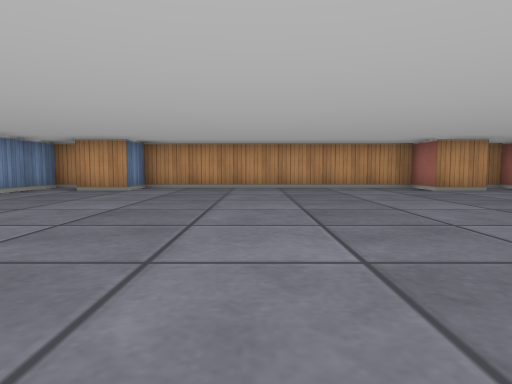
view 1 (above)

17 first-person views from a walk through a cub3D ray-caster map. The camera is about half as high as the walls, tilts 4° down and sees 75° across. The floor is counted in squares. Each view is taken from the middle of a square. On the plan, view 1 faces up. The plan holds only what a view shows up to about 9 squares ahead; the rest is blank.

view 2
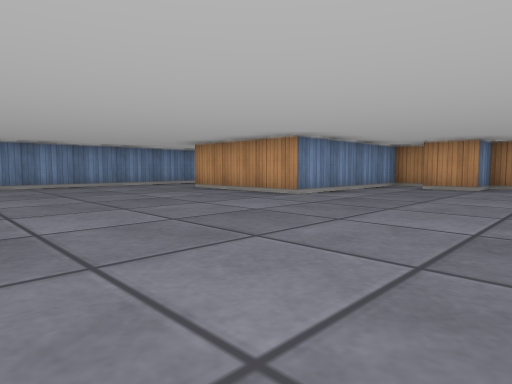

view 3
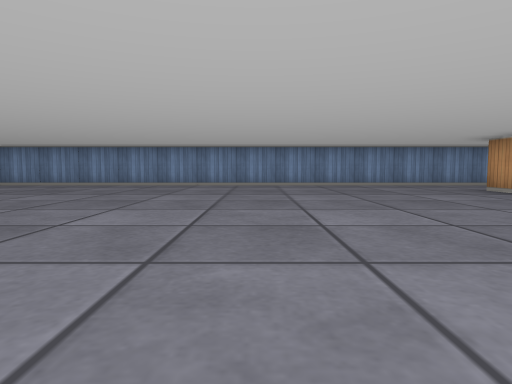

view 4
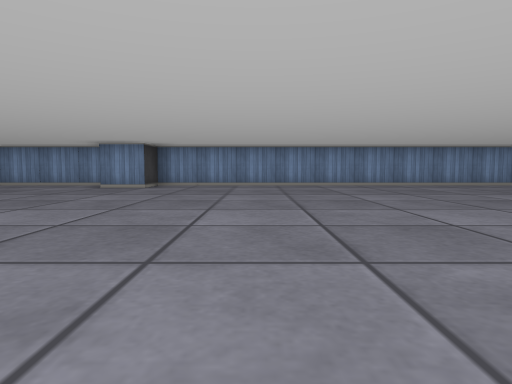

view 5
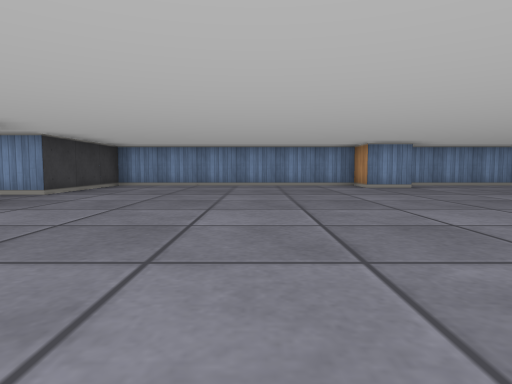

view 6
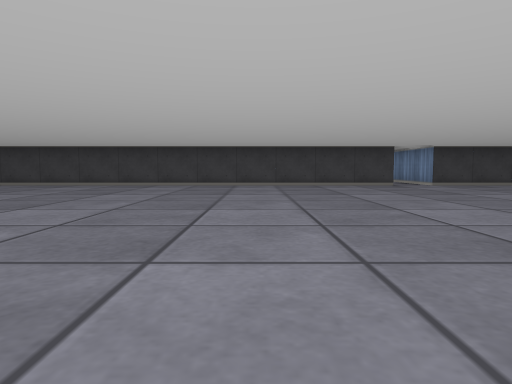

view 7
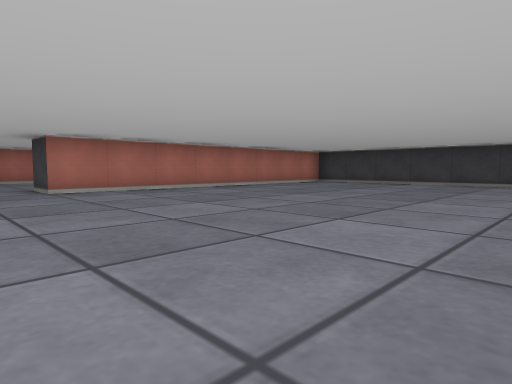

view 8
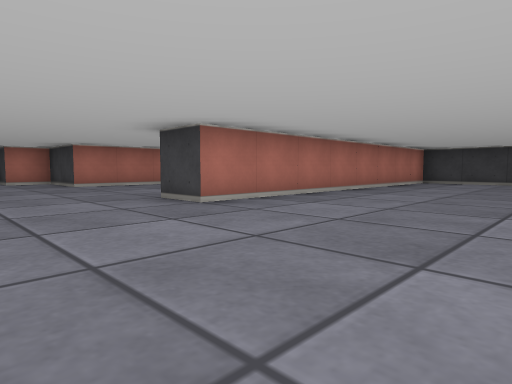

view 9
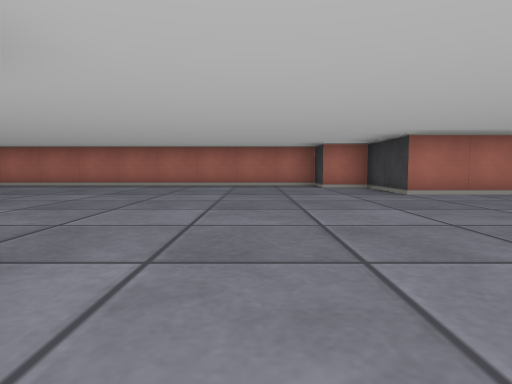

view 10
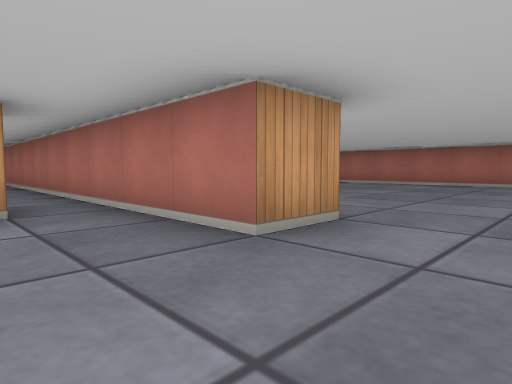

view 11
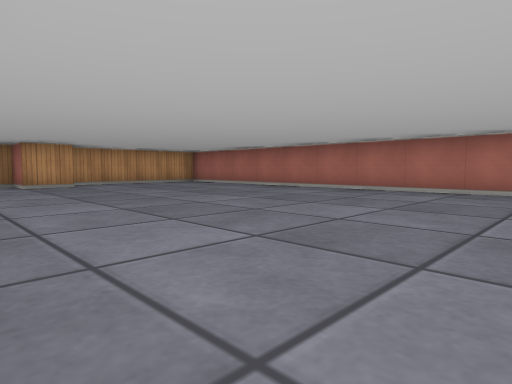

view 12
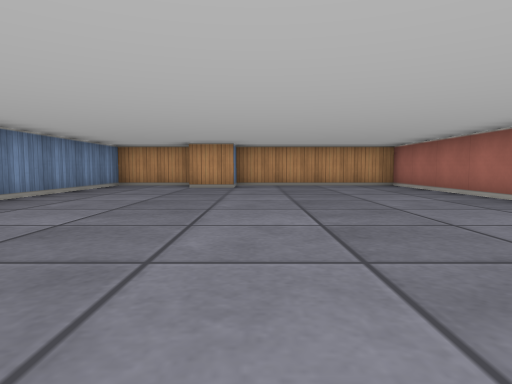

view 13
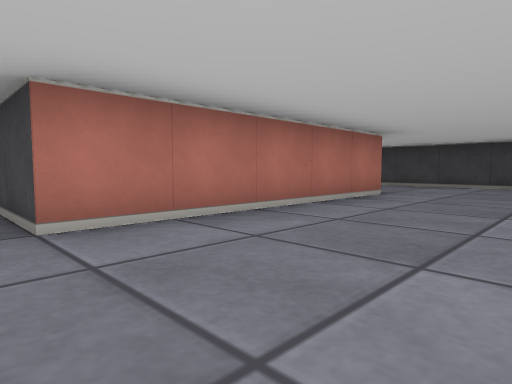

view 14
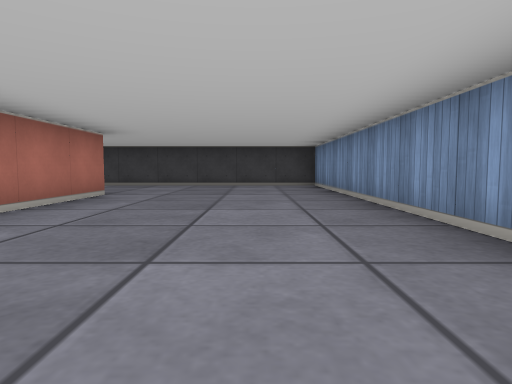

view 15
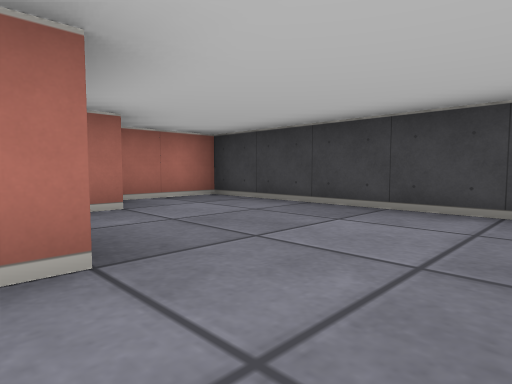

view 16
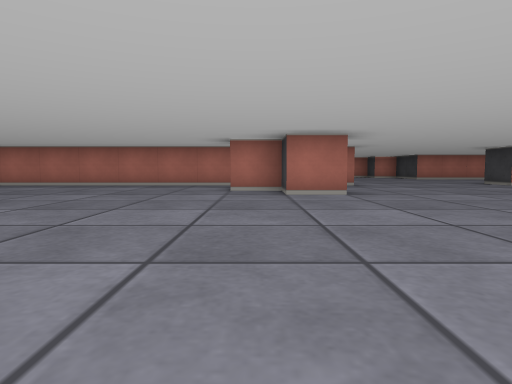

view 17
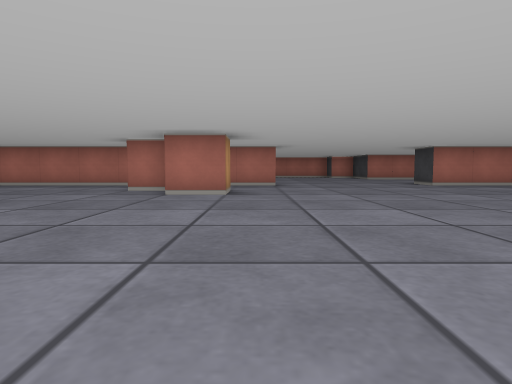

### Floor plan
Points are (right, up) in squares from view 1. A wall is a line through its corners. A room is listed if a view was taken in it or the views show most of it. See-through windows are left out.
Room 1 (views 1, 2, 3, 4, 5, 6, 7, 8, 9, 10, 11, 12, 13, 14, 15, 16, 17)
walls: (3.5, -2.5) (2.5, -2.5) (2.5, -1.5) (3.5, -1.5) (3.5, -0.5); (6.6, -3.5) (5.5, -3.5) (5.5, 5.6); (6.5, -8.9) (6.5, -15.5) (13.5, -15.5) (13.5, -13.9); (4.6, 6.5) (3.5, 6.5) (3.5, 7.5) (-2.5, 7.5) (-2.5, 6.5) (-3.5, 6.5); (5.5, -14.4) (5.5, -7.5) (6.5, -7.5); (5.6, 7.5) (5.1, 7.5); (10.5, -12.6) (10.5, -7.5) (12.5, -7.5) (12.5, -6.5) (13.5, -6.5) (13.5, 7.5) (9.5, 7.5) (9.5, 6.5) (8.5, 6.5) (8.5, 7.5) (6.5, 7.5) (6.5, 3.5); (-3.8, 7.5) (-4.5, 7.5) (-4.5, 3.5) (-7.5, 3.5); (-5.6, -15.5) (4.6, -15.5); (12.5, -13.6) (12.5, -13.1); (-9.5, 5) (-9.5, -8.5) (-8.5, -8.5) (-8.5, -9.5) (-9.5, -9.5) (-9.5, -15.5) (-6.5, -15.5) (-6.5, -16.2)

Where each view was taken, in squares from view 1:
view 1: 0 up, 0 right, facing up
view 2: 1 down, 1 left, facing up-left
view 3: 1 down, 1 left, facing left
view 4: 6 down, 1 left, facing left
view 5: 12 down, 1 left, facing left
view 6: 7 down, 2 left, facing down
view 7: 6 down, 1 left, facing down-right
view 8: 5 down, 2 right, facing down-right
view 9: 5 down, 5 right, facing right
view 10: 5 down, 4 right, facing up-right
view 11: 2 down, 7 right, facing up-right
view 12: 1 down, 10 right, facing up
view 13: 7 down, 8 right, facing down-right
view 14: 7 down, 8 right, facing down
view 15: 12 down, 9 right, facing down-right
view 16: 1 down, 3 left, facing right
view 17: 3 down, 3 left, facing right
